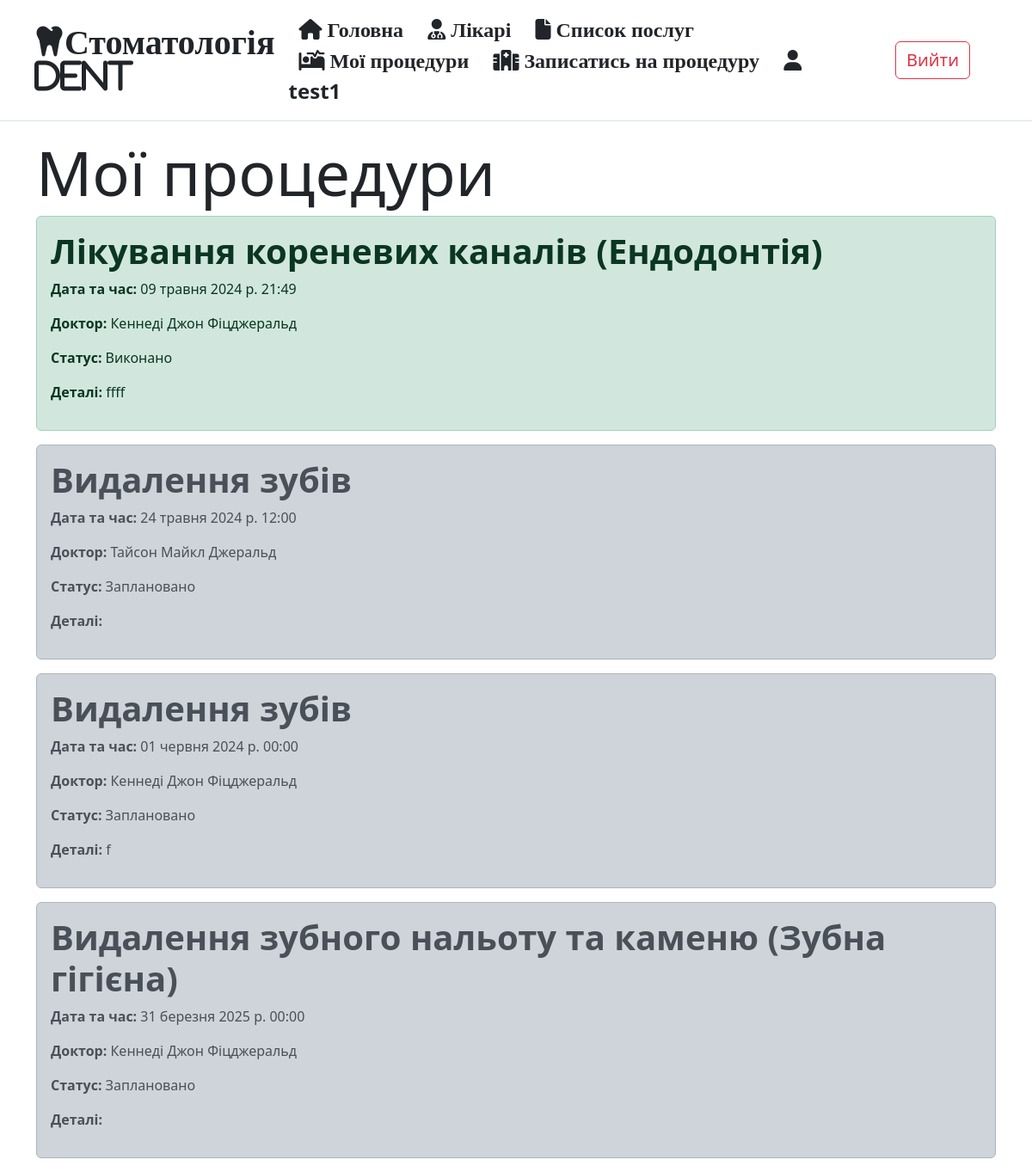
The app's page /my_procedures/ (signed in) with its own data.
### index/models.py (models this page shows, shortened)
class ProcedureType(models.Model):
    name = models.CharField(
        max_length=100, verbose_name='Назва процедури'
    )
    price = models.IntegerField(
        verbose_name='Ціна процедури'
    )
    details = models.TextField(max_length=200, verbose_name='Деталі')
    class Meta:
        ordering = ['name']
        permissions = (
            ('can_edit_procedure_type', 'Може редагувати послуги'),
            ('can_add_procedure_type', 'Може додавати послуги'),
            ('can_delete_procedure_type', 'Може видаляти послуги')
        )
    def __str__(self):
        return self.name

class Procedure(models.Model):
    date_time = models.DateTimeField(
        verbose_name='Дата та час проведення процедури'
    )
    patient = models.ForeignKey(
        User, on_delete=models.CASCADE, verbose_name='Пацієнт'
    )
    doctor = models.ForeignKey(
        'Doctor', on_delete=models.CASCADE, verbose_name='Лікар'
    )
    procedure_type = models.ManyToManyField(
        'ProcedureType', verbose_name='Назва процедури'
    )
    LOAN_STATUS = (
        ('p', 'Заплановано'),
        ('c', 'Підтверджено'),
        ('d', 'Виконано'),
        ('o', 'Прострочено')
    )
    status = models.CharField(
        max_length=1, choices=LOAN_STATUS, default='p', verbose_name='Статус процедури'
    )
    details = models.TextField(
        max_length=200, blank=True, null=True, verbose_name='Деталі'
    )
    class Meta:
        ordering = ['date_time']
        permissions = (
            ('can_edit_procedure', 'Може редагувати процедури'),
            ('can_add_procedure', 'Може додавати процедури'),
            ('can_delete_procedure', 'Може видаляти процедури')
        )

class Doctor(models.Model):
    first_name = models.CharField(
        max_length=50, verbose_name="Ім'я"
    )
    last_name = models.CharField(
        max_length=50, verbose_name='Прізвище'
    )
    middle_name = models.CharField(
        max_length=50, verbose_name='По-Батькові'
    )
    phone = models.CharField(
        max_length=15, verbose_name='Номер телефону'
    )
    email = models.EmailField(
        max_length=30, verbose_name='Електронна адреса'
    )
    LOAN_SPECIALIZATION = (
        ('ther', 'Терапевтична стоматологія'),
        ('orth', 'Ортодонтія'),
        ('oral', 'Хірургічна стоматологія'),
        ('endo', 'Ендодонтія'),
        ('peri', 'Періодонтологія'),
        ('pedi', 'Педіатрична стоматологія'),
        ('pros', 'Протезування')
    )
    specialization = models.CharField(
        max_length=4, choices=LOAN_SPECIALIZATION, verbose_name='Спеціалізація'
    )
    photo = models.ImageField(verbose_name='Фото лікаря')
    class Meta:
        ordering = ['specialization']
        permissions = (
            ('can_edit_doctor', 'Може редагувати лікарів'),
            ('can_delete_doctor', 'Може видаляти лікарів'),
            ('can_add_doctor', 'Може додавати лікарів')
        )
    def __str__(self):
        return f'{self.last_name} {self.first_name} {self.middle_name}'

### index/views.py (the view)
# urls.py: re_path(r'^my_procedures/$', views.LoanedProceduresByUserListView.as_view(), name='my_procedures'),
class LoanedProceduresByUserListView(LoginRequiredMixin, generic.ListView):
    model = Procedure
    template_name = 'my_procedures.html'
    paginate_by = 10
    def get_queryset(self):
        return Procedure.objects.filter(patient=self.request.user).order_by('date_time')

### index/templatetags/permissions_tags.py (called while the page is built)
@register.filter(name='has_perm')
def has_perm(user, perm_name):
    return user.has_perm(perm_name)

@register.filter(name='in_group')
def in_group(user, group_name):
    return user.groups.filter(name=group_name).exists()

### index/templates/my_procedures.html (shortened to what this page needs)
{% extends 'base.html' %}
{% block content %}
    <h1 class="display-2">Мої процедури</h1>
    {% if procedure_list %}
        {% for procedure in procedure_list %}
            <div class="
            {% if procedure.status == 'o' %}alert alert-danger
            {% elif procedure.status == 'c' %}alert alert-primary
            {% elif procedure.status == 'd' %}alert alert-success
            {% else %}alert alert-dark
            {% endif %}">
                <h1><strong>
                    {% for procedure_type in procedure.procedure_type.all %}
                        {{ procedure_type }}
                    {% endfor %}
                </strong></h1>
                <p><strong>Дата та час: </strong>{{ procedure.date_time }}</p>
                <p><strong>Доктор: </strong>{{ procedure.doctor }}</p>
                <p><strong>Статус: </strong>{{ procedure.get_status_display }}</p>
                <p><strong>Деталі: </strong>{{ procedure.details }}</p>
            </div>
        {% endfor %}
    {% else %}
        <p>У вас немає жодної процедури.</p>
    {% endif %}
{% endblock %}

### index/templates/base.html (shortened to what this page needs)
<!doctype html>
<html lang="en">
<head>
    {% load static %}
    {% load permissions_tags %}
    <link rel="stylesheet" href="https://cdn.jsdelivr.net/npm/bootstrap@5.3.2/dist/css/bootstrap.min.css">
    <link rel="stylesheet" href="{% static 'css/styles.css' %}">
</head>
<body>
    {% block sidebar %}
        <div class="d-flex flex-column flex-md-row align-items-center p-3 px-md-4 mb-3 bg-white border-bottom box-shadow">
            <h1 class="my-0 mr-md-auto font-weight-normal">
                <i class="fa-solid fa-tooth mx-3">Стоматологія DENT</i>
            </h1>
            <nav class="my-2 my-md-0 mr-md-3">
                <a class="p-2 text-dark fs-4 mx-1" href="{% url 'index' %}">
                    <i class="fa-solid fa-house"> Головна</i></a>
                <a class="p-2 text-dark fs-4 mx-1" href="{% url 'doctors' %}">
                    <i class="fa-solid fa-user-doctor"> Лікарі</i></a>
                <a class="p-2 text-dark fs-4 mx-1" href="{% url 'procedure_types' %}">
                    <i class="fa-solid fa-file"> Список послуг</i></a>
                {% if user|in_group:"patients" %}
                    <a class="p-2 text-dark fs-4 mx-1" href="{% url 'my_procedures' %}">
                        <i class="fa-solid fa-bed-pulse"> Мої процедури</i></a>
                    <a class="p-2 text-dark fs-4 mx-1" href="{% url 'create_procedure' %}">
                        <i class="fa-solid fa-hospital"> Записатись на процедуру</i></a>
                <strong class="p-2 text-dark fs-4 mx-1"><i class="fa-solid fa-user"></i> {{ user.username }}</strong>
                {% endif %}
            </nav>
            {% if user.is_authenticated %}
                <form method="post" action="{% url 'logout' %}">
                    <button class="btn btn-outline-danger mx-5 fs-5" type="submit">Вийти</button>
                </form>
            {% else %}
                <a class="btn btn-outline-primary mx-2 fs-5" href="{% url 'login' %}">Увійти</a>
                <a class="btn btn-outline-primary mx-2 fs-5" href="{% url 'register' %}">Зареєструватись</a>
            {% endif %}
        </div>
    {% endblock sidebar %}
    <div class="container">
        {% block content %} {% endblock content %}
    </div>
</body>
</html>

### records on screen
Procedure: date_time "09 травня 2024 р. 21:49", doctor "Кеннеді Джон Фіцджеральд", status "Виконано", details "ffff"
ProcedureType: name "Лікування кореневих каналів (Ендодонтія)"
Procedure: date_time "24 травня 2024 р. 12:00", doctor "Тайсон Майкл Джеральд", status "Заплановано"
ProcedureType: name "Видалення зубів"
Procedure: date_time "01 червня 2024 р. 00:00", doctor "Кеннеді Джон Фіцджеральд", status "Заплановано", details "f"
Procedure: date_time "31 березня 2025 р. 00:00", doctor "Кеннеді Джон Фіцджеральд", status "Заплановано"
ProcedureType: name "Видалення зубного нальоту та каменю (Зубна гігієна)"

### other values on screen
{{ user.username }} "test1"
